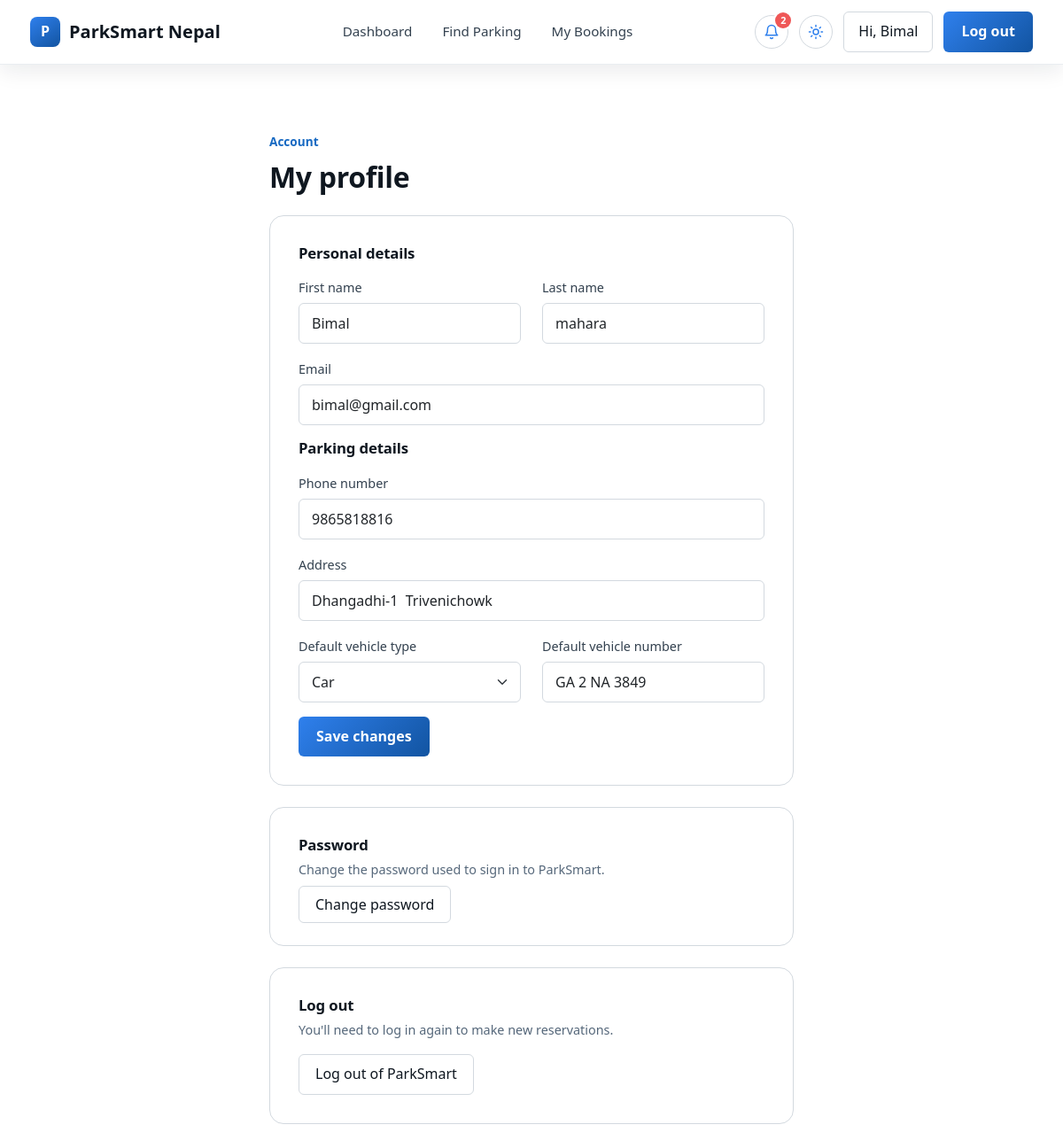
/accounts/profile/ (signed in), run on the app's committed database.
### accounts/models.py (models this page shows, shortened)
class UserProfile(models.Model):
    VEHICLE_CHOICES = [
        ("bike", "Bike / Scooter"),
        ("car", "Car"),
        ("suv", "SUV / Jeep"),
        ("van", "Van / Microbus"),
        ("truck", "Pickup / Truck"),
    ]
    user = models.OneToOneField(
        settings.AUTH_USER_MODEL, on_delete=models.CASCADE, related_name="profile"
    )
    phone_number = models.CharField(max_length=15, blank=True)
    address = models.CharField(max_length=255, blank=True, help_text="e.g. Lakeside, Pokhara")
    default_vehicle_type = models.CharField(
        max_length=10, choices=VEHICLE_CHOICES, default="car"
    )
    default_vehicle_number = models.CharField(
        max_length=20, blank=True, help_text="e.g. GA 2 PA 1234"
    )
    avatar = models.ImageField(upload_to="avatars/", blank=True, null=True)
    created_at = models.DateTimeField(auto_now_add=True)

### accounts/views.py (the view)
# urls.py: path("profile/", views.profile_view, name="profile"),
@login_required
def profile_view(request):
    profile, _ = UserProfile.objects.get_or_create(user=request.user)
    if request.method == "POST":
        user_form = UserUpdateForm(request.POST, instance=request.user)
        profile_form = ProfileForm(request.POST, request.FILES, instance=profile)
        if user_form.is_valid() and profile_form.is_valid():
            user_form.save()
            profile_form.save()
            messages.success(request, "Your profile has been updated.")
            return redirect("accounts:profile")
    else:
        user_form = UserUpdateForm(instance=request.user)
        profile_form = ProfileForm(instance=profile)
    return render(request, "accounts/profile.html", {
        "user_form": user_form, "profile_form": profile_form,
    })

### accounts/forms.py
class UserUpdateForm(forms.ModelForm):
    class Meta:
        model = User
        fields = ["first_name", "last_name", "email"]
        widgets = {
            "first_name": forms.TextInput(attrs={"class": "form-control"}),
            "last_name": forms.TextInput(attrs={"class": "form-control"}),
            "email": forms.EmailInput(attrs={"class": "form-control"}),
        }

class ProfileForm(forms.ModelForm):
    class Meta:
        model = UserProfile
        fields = ["phone_number", "address", "default_vehicle_type", "default_vehicle_number", "avatar"]
        widgets = {
            "phone_number": forms.TextInput(attrs={"class": "form-control"}),
            "address": forms.TextInput(attrs={"class": "form-control"}),
            "default_vehicle_type": forms.Select(attrs={"class": "form-select"}),
            "default_vehicle_number": forms.TextInput(attrs={"class": "form-control"}),
            "avatar": forms.ClearableFileInput(attrs={"class": "form-control"}),
        }

### pages/context_processors.py (called while the page is built)
def site_settings(request):
    return {"site": settings.SPS_SETTINGS}

### reservations/context_processors.py (called while the page is built)
def notifications(request):
    user = getattr(request, "user", None)
    if user is None or not user.is_authenticated or request.path.startswith("/admin/"):
        return {}
    session = getattr(request, "session", None)
    if session is not None:
        now = time.time()
        if now - session.get("sps_overstay_check_ts", 0) > CHECK_EVERY_SECONDS:
            try:
                run_overstay_check(user=user)
            except Exception:  # never break a page because of the bell
                pass
            session["sps_overstay_check_ts"] = now
    qs = Notification.objects.filter(user=user)
    return {
        "nav_unread_count": qs.filter(is_read=False).count(),
        "nav_notifications": list(qs[:8]),
    }

### reservations/models.py (called while the page is built)
    @property
    def time_ago(self):
        text = timesince(self.created_at)
        return "just now" if text.split()[0] == "0" else f"{text} ago"

### accounts/templates/accounts/profile.html (shortened to what this page needs)
{% extends "base.html" %}
{% block content %}
<section class="section">
  <div class="container-sps" style="max-width:640px;">
    <div class="section-eyebrow">Account</div>
    <h2 class="mb-4">My profile</h2>
    <div class="sps-card">
      <form method="post" enctype="multipart/form-data">
        <h3 style="font-size:1.05rem; margin-bottom:16px;">Personal details</h3>
        <div class="row">
          <div class="col-md-6 mb-3">
            <label for="{{ user_form.first_name.id_for_label }}">First name</label>
            {{ user_form.first_name }}
          </div>
          <div class="col-md-6 mb-3">
            <label for="{{ user_form.last_name.id_for_label }}">Last name</label>
            {{ user_form.last_name }}
          </div>
        </div>
        <div class="mb-3">
          <label for="{{ user_form.email.id_for_label }}">Email</label>
          {{ user_form.email }}
        </div>
        <h3 style="font-size:1.05rem; margin-bottom:16px;">Parking details</h3>
        <div class="mb-3">
          <label for="{{ profile_form.phone_number.id_for_label }}">Phone number</label>
          {{ profile_form.phone_number }}
        </div>
        <div class="mb-3">
          <label for="{{ profile_form.address.id_for_label }}">Address</label>
          {{ profile_form.address }}
        </div>
        <div class="row">
          <div class="col-md-6 mb-3">
            <label for="{{ profile_form.default_vehicle_type.id_for_label }}">Default vehicle type</label>
            {{ profile_form.default_vehicle_type }}
          </div>
          <div class="col-md-6 mb-3">
            <label for="{{ profile_form.default_vehicle_number.id_for_label }}">Default vehicle number</label>
            {{ profile_form.default_vehicle_number }}
          </div>
        </div>
        <button type="submit" class="btn-sps-amber">Save changes</button>
      </form>
    </div>
    <div class="sps-card mt-4">
      <h3 style="font-size:1.05rem; margin-bottom:6px;">Password</h3>
      <p style="color:var(--ink-600); font-size:0.9rem; margin-bottom:16px;">Change the password used to sign in to ParkSmart.</p>
      <a href="{% url 'accounts:change_password' %}" class="btn-sps-outline">Change password</a>
    </div>
    <div class="sps-card mt-4">
      <h3 style="font-size:1.05rem; margin-bottom:6px;">Log out</h3>
      <p style="color:var(--ink-600); font-size:0.9rem; margin-bottom:16px;">You'll need to log in again to make new reservations.</p>
      <button type="button" class="btn-sps-outline" data-bs-toggle="modal" data-bs-target="#logoutModal">Log out of ParkSmart</button>
    </div>
  </div>
</section>
{% endblock %}

### templates/base.html (shortened to what this page needs)
{% load static %}
<!doctype html>
<html lang="en">
  <head>
    <link
      rel="stylesheet"
      href="https://cdn.jsdelivr.net/npm/bootstrap@5.3.3/dist/css/bootstrap.min.css"
    />
    <link rel="stylesheet" href="{% static 'css/style.css' %}" />
  </head>
  <body>
    <nav class="sps-navbar">
      <div class="container-sps">
        <a href="{% url 'pages:home' %}" class="sps-brand">
          <span class="mark">P</span>
          {{ site.SITE_NAME }}
        </a>
        <ul class="sps-nav-links">
          {% if user.is_authenticated %}
          <li>
            <a
              href="{% url 'pages:dashboard' %}"
              class="{% if request.resolver_match.view_name == 'pages:dashboard' %}active{% endif %}"
              >Dashboard</a
            >
          </li>
          <li>
            <a
              href="{% url 'parking:lot_list' %}"
              class="{% if 'parking' in request.resolver_match.namespace|default:'' %}active{% endif %}"
              >Find Parking</a
            >
          </li>
          <li>
            <a
              href="{% url 'reservations:my_bookings' %}"
              class="{% if 'reservations' in request.resolver_match.namespace|default:'' %}active{% endif %}"
              >My Bookings</a
            >
          </li>
          {% endif %}
        </ul>
        <div class="sps-nav-actions">
          {% include "reservations/notification_bell.html" %}
          <button
            type="button"
            class="theme-toggle"
            data-theme-toggle
            aria-label="Switch to dark theme"
            aria-pressed="false"
            title="Switch theme"
          >
          </button>
          {% if user.is_authenticated %}
          <a
            href="{% url 'accounts:profile' %}"
            class="btn-sps-outline"
            style="padding: 9px 16px"
            >Hi, {{ user.first_name|default:user.username }}</a
          >
          <button
            type="button"
            class="btn-sps-amber"
            data-bs-toggle="modal"
            data-bs-target="#logoutModal"
          >
            Log out
          </button>
          {% endif %}
        </div>
      </div>
    </nav>
    <main>{% block content %}{% endblock %}</main>
  </body>
</html>

### data on the page
UserProfile: phone_number "9865818816", address "Dhangadhi-1 Trivenichowk", default_vehicle_type "Car", default_vehicle_number "GA 2 NA 3849"

### other printed values
{{ site.SITE_NAME }} "ParkSmart Nepal"
{{ nav_unread_count }} "2"
{{ user.first_name|default:user.username }} "Bimal"
